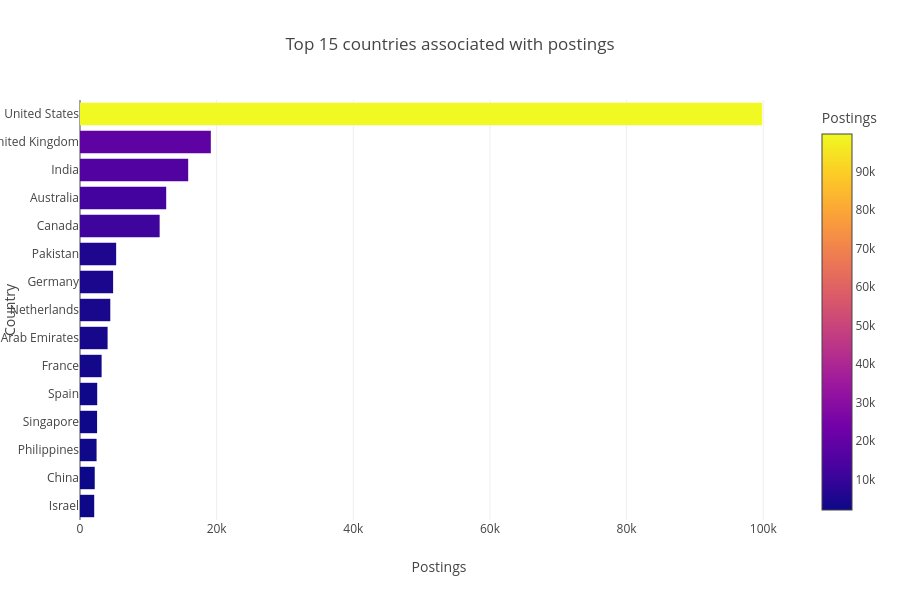

Notebook code cell kept with this figure:
### Markdown cell above
<h2><span style="color:lightblue"><b>B.Country distribution</b></span></h2>

### Code cell
country_counts = jobs.loc[jobs["country"].ne("Unknown"), "country"].value_counts().head(15).sort_values()
fig = px.bar(x=country_counts.values, y=country_counts.index, orientation="h",
             color=country_counts.values, color_continuous_scale="Plasma",
             title="Top 15 countries associated with postings",
             labels={"x":"Postings", "y":"Country", "color":"Postings"})
fig.update_layout(height=600)
fig.show()

### Figure 1 — Plotly figure (JSON) as saved in the notebook; plotly's stock layout.template omitted (floating-point values rounded to 4 significant figures)
{"data": [{"hovertemplate": "Postings=%{marker.color}<br>Country=%{y}<extra></extra>", "legendgroup": "", "marker": {"color": [2082, 2157, 2426, 2501, 2519, 3163, 4039, 4435, 4844, 5291, 11658, 12618, 15835, 19149, 99834], "coloraxis": "coloraxis", "pattern": {"shape": ""}}, "name": "", "orientation": "h", "showlegend": false, "textposition": "auto", "type": "bar", "x": [2082, 2157, 2426, 2501, 2519, 3163, 4039, 4435, 4844, 5291, 11658, 12618, 15835, 19149, 99834], "xaxis": "x", "y": ["Israel", "China", "Philippines", "Singapore", "Spain", "France", "United Arab Emirates", "Netherlands", "Germany", "Pakistan", "Canada", "Australia", "India", "United Kingdom", "United States"], "yaxis": "y"}], "layout": {"barmode": "relative", "coloraxis": {"autocolorscale": false, "colorbar": {"title": {"text": "Postings"}}, "colorscale": [[0, "#0d0887"], [0.1111, "#46039f"], [0.2222, "#7201a8"], [0.3333, "#9c179e"], [0.4444, "#bd3786"], [0.5556, "#d8576b"], [0.6667, "#ed7953"], [0.7778, "#fb9f3a"], [0.8889, "#fdca26"], [1, "#f0f921"]]}, "height": 600, "legend": {"tracegroupgap": 0}, "title": {"text": "Top 15 countries associated with postings"}, "xaxis": {"anchor": "y", "domain": [0, 1], "title": {"text": "Postings"}}, "yaxis": {"anchor": "x", "domain": [0, 1], "title": {"text": "Country"}}}}
